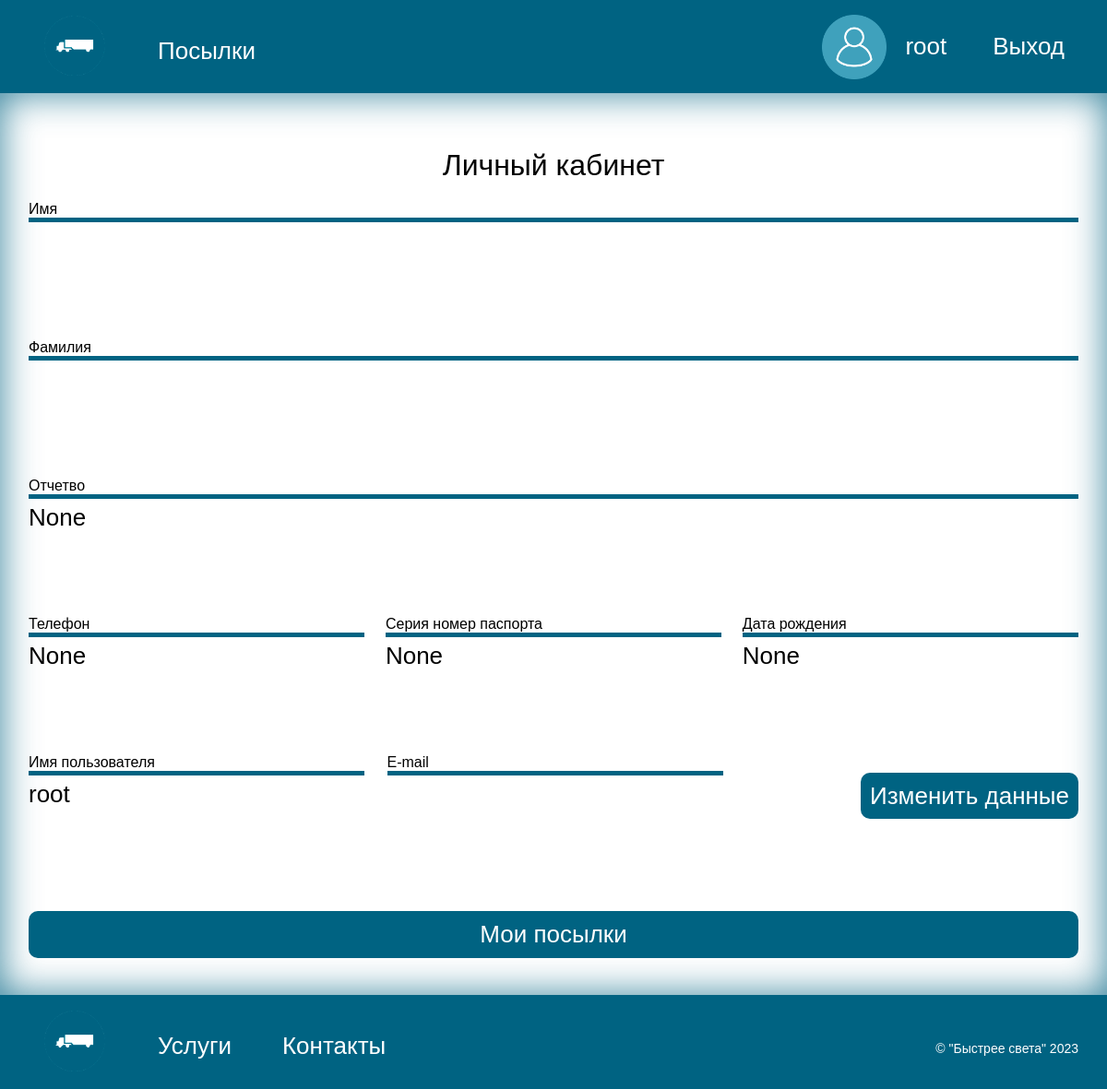
The app's page /account/ (signed in), older data.
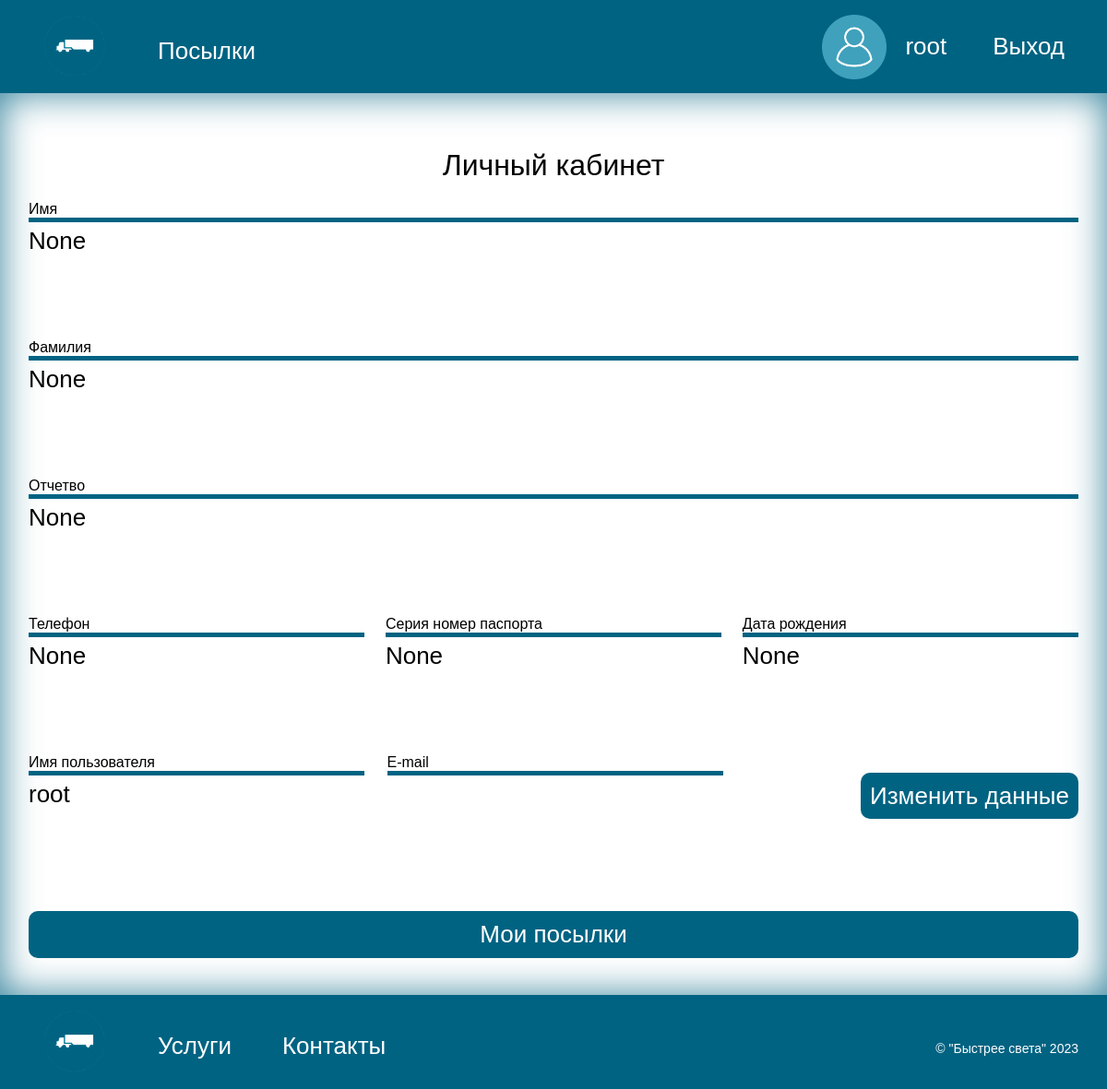
The same page, newer data.
### navigate/models.py (models this page shows, shortened)
class CustomUser(AbstractUser):
    first_name = models.CharField(max_length=50, verbose_name='Имя', null=True)
    last_name = models.CharField(max_length=50, verbose_name='Фамилия', null=True)
    patronymic = models.CharField(max_length=50, verbose_name='Отчество', null=True)
    phone_number = models.CharField(max_length=11, verbose_name='Номер телефона', null=True)
    passport = models.CharField(max_length=10, verbose_name='Серия номер паспорта', unique=True, null=True)
    date_of_birth = models.DateField(verbose_name='Дата рождения', null=True)
    role_id = models.ForeignKey('Role', on_delete=models.SET_NULL, null=True, blank=True, verbose_name='Роль')

### navigate/views.py (the view)
# urls.py: path('account/', views.personalAccView, name='account'),
def personalAccView(request):
    user = request.user
    if user.is_authenticated and not user.is_anonymous:
        return render(request, 'account.html', {'user': user})
    else:
        return redirect('login')

### templates/account.html (shortened to what this page needs)
{% extends 'base.html' %}
{%load static %}
{% block content %}
<main>
    <div class="container">
        <h2 style="text-align: center; margin-bottom: 20px;">Личный кабинет</h2>
        <div class="wrapper">
          <div class="wrapper-div">
              <h3>Имя</h3>
              <p>{{user.first_name}}</p>
          </div>
         <div class="wrapper-div">
              <h3>Фамилия</h3>
              <p>{{user.last_name}}</p>
          </div>
          <div class="wrapper-div">
              <h3>Отчетво</h3>
              <p>{{user.patronymic}}</p>
          </div>
            <div class="wrapper-div-line3">
          <div class="wrapper-div">
              <h3>Телефон</h3>
              <p>{{user.phone_number}}</p>
          </div>
            <div class="wrapper-div">
              <h3>Серия номер паспорта</h3>
              <p>{{user.passport}}</p>
            </div>
            <div class="wrapper-div">
              <h3>Дата рождения</h3>
              <p>{{user.date_of_birth}}</p>
            </div>
    </div>
            <div class="wrapper-div-line4">
                <div class="wrapper-div">
                    <h3>Имя пользователя</h3>
                    <p>{{user.username}}</p>
                </div>
                <div class="wrapper-div">
                    <h3>E-mail</h3>
                </div>
                <a class="chenge-bottom" href="{%url 'account_edit' user.pk%}" type="submit">Изменить данные</a>
            </div>
        </div>
        <div class="command">
            <a class="list-bottom" href="{%url 'mypakeges'%}">Мои посылки</a>
        </div>
  </div>
</main>
{% endblock %}

### templates/base.html (shortened to what this page needs)
<!DOCTYPE html>
<html lang="ru">
<head>
    {%load static %}
    <link rel="stylesheet" href="{% static "css/style.css" %}">
</head>
<body>
    <header>
        <nav class="container header-nav">
            <a href="{%url 'home'%}">
                <img src="{% static "image/logo.png" %}" alt="лого" height="70" width="70">
            </a>
            <ul class="nav-list">
                <li class="nav-list-item"><a href="{%url 'services'%}" style="color: #FFFFFF">Услуги</a></li>
                <li class="nav-list-item"><a href="{%url 'contact'%}" style="color: #FFFFFF">Контакты</a></li>
                <li class="nav-list-item"><a href="{%url 'employeerpakages'%}" style="color: #FFFFFF">Посылки</a></li>
            </ul>
            <div class="signin">
                {% if user.is_authenticated %}
                    <a href="{%url 'account'%}" style="color: #FFFFFF">
                        <div class="user-header">
                            <img src="{% static "image/user2.png" %}" alt="лого" height="70" width="70">
                            <p class="user-header-p">{{user.username}}</p>
                        </div>
                    </a>
                    <a href="{% url 'logout' %}" style="margin-left: 20px; color: #FFFFFF">Выход</a>
                {% else %}
                    <a href="{%url 'login'%}" style="color: #FFFFFF">Войти</a>
                    <a href="{%url 'signup'%}" style="margin-left: 20px;color: #FFFFFF">Зарегистрироваться</a>
                {% endif %}
            </div>
        </nav>
    </header>
    {% block content %}
    {% endblock %}
    <footer>
        <div class="container header-nav">
            <a href="{%url 'home'%}">
                <img src="{% static "image/logo.png" %}" alt="лого" height="70" width="70">
            </a>
            <ul class="nav-list">
                <li class="nav-list-item"><a href="{%url 'services'%}" style="color: #FFFFFF">Услуги</a></li>
                <li class="nav-list-item"><a href="{%url 'contact'%}" style="color: #FFFFFF">Контакты</a></li>
            </ul>
            <p class="copiright">&copy; "Быстрее света" 2023</p>
        </div>
    </footer>
</body>
</html>

### static/css/style.css (style rules this page uses)
* { color: black; padding: 0px; margin: 0px; border: none; font-size: 26px; font-family: Arial, Helvetica, sans-serif; }
*, *::before, *::after { box-sizing: border-box; }
a, a:link, a:visited { text-decoration: none; }
aside, nav, footer, header, section, main { display: block; }
h1, h2, h3, h4, h5, h6, p { font-size: inherit; font-weight: inherit; }
ul, ul li { list-style: none; }
img { vertical-align: top; }
img, svg { max-width: 100%; height: auto; }
.container { max-width: 1170px; margin-left: auto; margin-right: auto; padding-left: 16px; padding-right: 16px; margin-bottom: 0; margin-top: 0; }
header { padding: 10px 0px; background-color: #006382; }
.header-nav { display: flex; justify-content: flex-start; }
.nav-list { display: flex; justify-content: flex-start; align-items: center; }
.nav-list-item { margin-top: 10px; margin-left: 25px; color: white; }
.signin { display: flex; align-items: center; margin-left: auto; }
footer { margin: 0; background-color: #006382; padding: 10px 0; }
.copiright { color: white; display: flex; align-items: center; margin-left: auto; font-size: 14px; margin-top: 15px; }
main { min-height: 90vh; padding-top: 40px; padding-bottom: 40px; box-shadow: inset 0px 0px 40px rgba(0, 99, 130, 0.8); }
.container { width: 1170px; margin-left: auto; margin-right: auto; padding-left: 16px; padding-right: 16px; margin-bottom: 0; margin-top: 0; }
body { min-width: 1170px; }
h2 { font-size: 32px; text-align: center; margin-top: 20px; margin-bottom: 20px; }
.user-header { display: flex; align-item: center; flex-direction: row; justify-content: center; text-align: center; }
.user-header-p { margin-left: 20px; color: white; display: flex; text-align: center; justify-content: center; align-items: center; }
a { color:#666; background-image: linear-gradient(to top, #feffff, #006382); background-repeat: no-repeat; background-size: 0 100%; border-radius: 4px; text-decoration: none; padding: 5px 15px; transition: 0.3s; }
.wrapper { display: flex; flex-direction: column; }
.wrapper-div { display: flex; flex-direction: column; height: 150px; }
.wrapper-div-line3 { display: flex; flex-direction: row; justify-content: space-between; }
.wrapper-div-line4 { display: flex; align-item: center; flex-direction: row; justify-content: space-between; text-align: center; }
.wrapper-div-line4 > .wrapper-div { display: flex; flex-direction: column; }
.wrapper-div-line4 > .wrapper-div { min-width: 32%; }
.wrapper-div-line3 > .wrapper-div { min-width: 32%; }
.wrapper-div > h3 { border-bottom: 5px solid #006382; font-size: 16px; margin-bottom: 5px; text-align: start; }
.wrapper-div > p { text-align: start; }
.list-bottom { color: white; background-color: #006382; padding: 10px; margin-top: 20px; border-radius: 10px; display: flex; text-align: center; align-items: center; justify-content: center; min-width:100% }
.chenge-bottom { color: white; background-color: #006382; padding: 10px; margin-top: 20px; margin-left: 125px; border-radius: 10px; display: flex; max-height: 50px; text-align: center; align-items: center; }

Row changes from the older to the newer data that the page shows:
changed CustomUser "root": first_name (not shown) → "None"; last_name (not shown) → "None"
